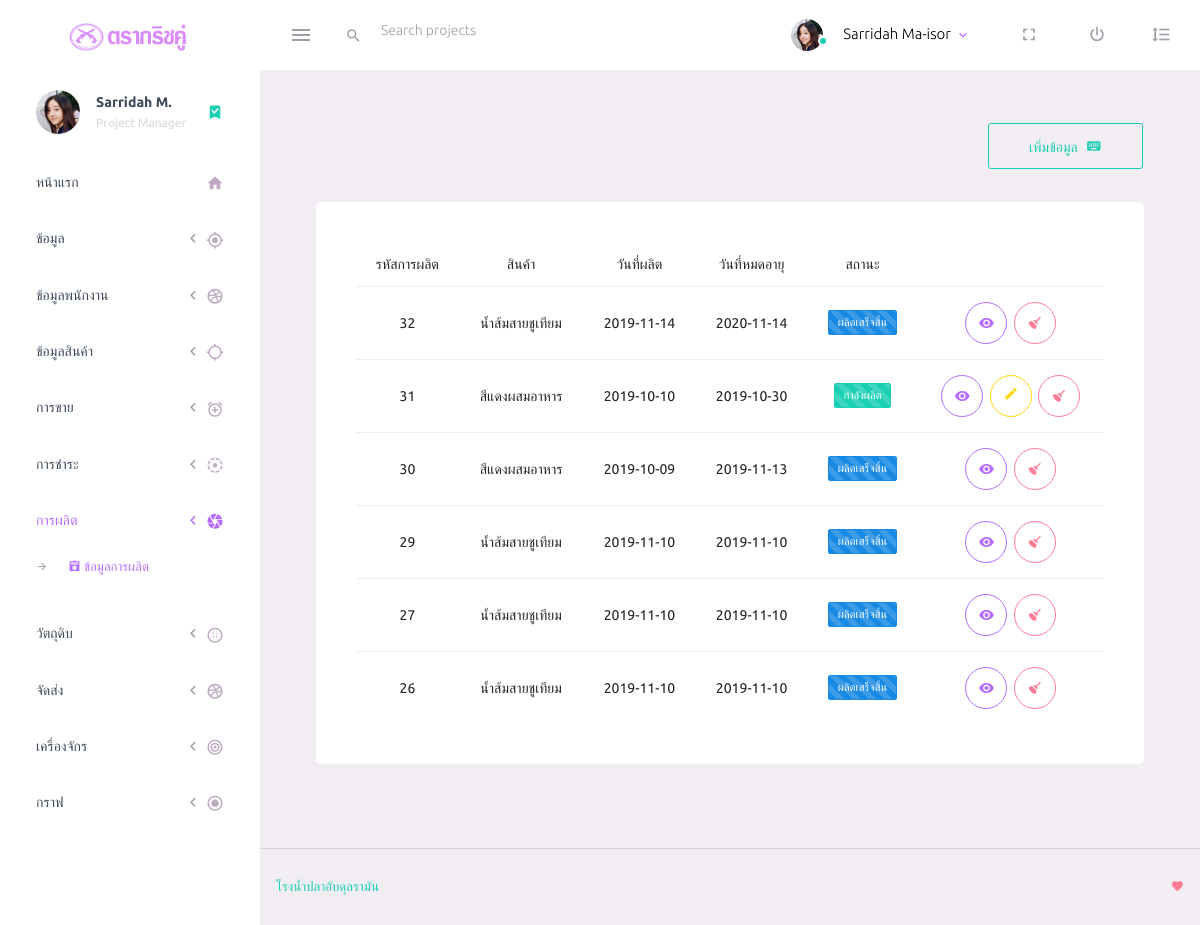
Screenshot of /pages/ui-features/manufacture/manufacture.php with the database file from the repository.
### tables this page shows
CREATE TABLE `manufacture` (
  `manufacture_id` int(10) NOT NULL,
  `e_id` int(10) DEFAULT NULL,
  `product_id` int(10) DEFAULT NULL,
  `manufacture_amout` int(4) DEFAULT NULL,
  `manufacture_date` date DEFAULT NULL,
  `manufacture_date2` date DEFAULT NULL,
  `status` varchar(20) NOT NULL DEFAULT 'กำลังผลิต'
);

CREATE TABLE `product` (
  `product_id` int(5) NOT NULL,
  `product_name` varchar(50) DEFAULT NULL,
  `product_img` varchar(50) DEFAULT NULL,
  `product_amout` int(4) DEFAULT NULL,
  `product_price` int(6) DEFAULT NULL
);

### pages/ui-features/manufacture/manufacture.php (the view, shortened to what this page needs)
<!DOCTYPE html>
<html lang="en">
<head>
    <link rel="stylesheet" href="../../../vendors/iconfonts/mdi/css/materialdesignicons.min.css">
    <link rel="stylesheet" href="../../../vendors/css/vendor.bundle.base.css">
    <link rel="stylesheet" href="../../../css/style.css">
</head>
<body>
    <div class="container-scroller">
        <?php include('../../partials/_navbar.php') ?>
        <div class="container-fluid page-body-wrapper">
            <?php include('../../partials/_sidebar.php') ?>
            <div class="main-panel">
                <div class="content-wrapper">
                    <div class="page-header">
                        <nav aria-label="breadcrumb">
                            <ol class="breadcrumb">
                                <a href="insertmanufacture.php">
                                    <button type="button" class="btn btn-outline-success btn-icon-text">เพิ่มข้อมูล<i class='mdi mdi-keyboard btn-icon-append'></i></button></a>&nbsp;
                            </ol>
                        </nav>
                    </div>
                    <div class="col-lg-12 grid-margin stretch-card">
                        <div class="card">
                            <div class="card-body">
                                <table class="table table-striped">
                                    <thead align="center">
                                        <tr>
                                            <th>
                                                รหัสการผลิต
                                            </th>
                                            <th>
                                                สินค้า
                                            </th>
                                            <th>
                                                วันที่ผลิต
                                            </th>
                                            <th>
                                                วันที่หมดอายุ
                                            </th>
                                            <th>
                                                สถานะ
                                            </th>
                                            <th>
                                            </th>
                                            <?php include('../../../lib/config.php') ?>
                                            <?php
                                            $sql = "SELECT * FROM manufacture INNER JOIN product on product.product_id = manufacture.product_id ORDER BY  manufacture.manufacture_id DESC ";
                                            $result = $conn->query($sql);
                                            if ($result->num_rows > 0) {
                                                while ($row = $result->fetch_assoc()) {
                                                    echo "<tr>";
                                                    echo "<td>" . $row["manufacture_id"] . "</td>";
                                                    echo "<td>" . $row["product_name"] . "</td>";
                                                    echo "<td>" . $row["manufacture_date"] . "</td>";
                                                    echo "<td>" . $row["manufacture_date2"] . "</td>";
                                                  if ($row["status"] == 'ผลิตเสร็จสิ้น') {
                                                     echo "<td>  <label class='badge badge-info progress-bar-striped'>" . $row["status"] . "</td>";
                                                 } else
                                                     echo "<td>  <label class='badge badge-success  progress-bar-striped'> " . $row["status"] . "</td>";
                                                  if ($row["status"] == 'ผลิตเสร็จสิ้น'){
                                                    echo "<td>
                                    <a href='viewmanu.php?id=$row[manufacture_id]'><button type='button' class='btn btn-outline-primary btn-rounded btn-icon'><i class='mdi mdi-eye' ></i></button></a>&nbsp;
                                    <button type='button' class='btn btn-outline-danger btn-rounded btn-icon'><i class='mdi mdi-broom text-danger'></i> </button></td>";
                                                  }else {
                                     echo "<td>
                                    <a href='viewmanu.php?id=$row[manufacture_id]'><button type='button' class='btn btn-outline-primary btn-rounded btn-icon'><i class='mdi mdi-eye' ></i></button></a>&nbsp;
                                    <a href='updatemanufacture.php?id=$row[manufacture_id]'><button type='button' class='btn btn-outline-warning btn-rounded btn-icon'><i class='mdi mdi-border-color text-warning' ></i></button></a>&nbsp;
                                    <button type='button' class='btn btn-outline-danger btn-rounded btn-icon'><i class='mdi mdi-broom text-danger'></i> </button></td>";
                                                  }
                                                    echo "</tr>";
                                                }
                                            }
                                            ?>
                                        </tr>
                                    </thead>
                                </table>
                            </div>
                        </div>
                    </div>
                </div>
                <?php include('../../partials/_footer.php') ?>
            </div>
        </div>
    </div>
</body>
</html>

### pages/partials/_navbar.php (shortened to what this page needs)
<body>
  <div class="container-scroller">
    <nav class="navbar default-layout-navbar col-lg-12 col-12 p-0 fixed-top d-flex flex-row">
      <div class="text-center navbar-brand-wrapper d-flex align-items-center justify-content-center">
        <a class="navbar-brand brand-logo" href="../index.php"><img src="../../../images/logoo.svg" alt="logo"></a>
      </div>
      <div class="navbar-menu-wrapper d-flex align-items-stretch">
        <button class="navbar-toggler navbar-toggler align-self-center" type="button" data-toggle="minimize">
          <span class="mdi mdi-menu"></span>
        </button>
        <div class="search-field d-none d-md-block">
          <form class="d-flex align-items-center h-100" action="#">
            <div class="input-group">
              <div class="input-group-prepend bg-transparent">
                <i class="input-group-text border-0 mdi mdi-magnify"></i>
              </div>
              <input type="text" class="form-control bg-transparent border-0" placeholder="Search projects">
            </div>
          </form>
        </div>
        <ul class="navbar-nav navbar-nav-right">
          <li class="nav-item nav-profile dropdown">
            <a class="nav-link dropdown-toggle" id="profileDropdown" href="#" data-toggle="dropdown" aria-expanded="false">
              <div class="nav-profile-img">
                <img src="../../../images/faces/face2.jpg" alt="image">
                <span class="availability-status online"></span>
              </div>
              <div class="nav-profile-text">
                <p class="mb-1 text-black">Sarridah Ma-isor</p>
              </div>
            </a>
          </li>
          <li class="nav-item d-none d-lg-block full-screen-link">
            <a class="nav-link">
              <i class="mdi mdi-fullscreen" id="fullscreen-button"></i>
            </a>
          </li>
          <li class="nav-item nav-logout d-none d-lg-block">
            <a class="nav-link" href="#">
              <i class="mdi mdi-power"></i>
            </a>
          </li>
          <li class="nav-item nav-settings d-none d-lg-block">
            <a class="nav-link" href="#">
              <i class="mdi mdi-format-line-spacing"></i>
            </a>
          </li>
        </ul>
      </div>
    </nav>
  </div>
  <body>

### pages/partials/_sidebar.php (shortened to what this page needs)
<nav class="sidebar sidebar-offcanvas" id="sidebar">
  <ul class="nav">
    <li class="nav-item nav-profile">
      <a href="#" class="nav-link">
        <div class="nav-profile-image">
          <img src="../../../images/faces/face2.jpg" alt="profile">
        </div>
        <div class="nav-profile-text d-flex flex-column">
          <span class="font-weight-bold mb-2">Sarridah M.</span>
          <span class="text-secondary text-small">Project Manager</span>
        </div>
        <i class="mdi mdi-bookmark-check text-success nav-profile-badge"></i>
      </a>
    </li>
    <li class="nav-item">
      <a class="nav-link" href="../../ui-features/index.php">
        <span class="menu-title">หน้าแรก</span>
        <i class="mdi mdi-home menu-icon"></i>
      </a>
    </li>
    <li class="nav-item">
      <a class="nav-link" data-toggle="collapse" href="#data-pages" aria-expanded="false" aria-controls="data-pages">
        <span class="menu-title">ข้อมูล</span>
        <i class="menu-arrow"></i>
        <i class="mdi mdi-crosshairs-gps menu-icon"></i>
      </a>
    </li>
    <li class="nav-item">
      <a class="nav-link" data-toggle="collapse" href="#datacus-pages" aria-expanded="false" aria-controls="datacus-pages">
        <span class="menu-title">ข้อมูลพนักงาน</span>
        <i class="menu-arrow"></i>
        <i class="mdi mdi mdi-dribbble menu-icon"></i>
      </a>
    </li>
    <li class="nav-item">
      <a class="nav-link" data-toggle="collapse" href="#product-pages" aria-expanded="false" aria-controls="product-pages">
        <span class="menu-title">ข้อมูลสินค้า</span>
        <i class="menu-arrow"></i>
        <i class="mdi mdi-crosshairs menu-icon"></i>
      </a>
    </li>
    <li class="nav-item">
      <a class="nav-link" data-toggle="collapse" href="#sale-pages" aria-expanded="false" aria-controls="sale-pages">
        <span class="menu-title">การขาย</span>
        <i class="menu-arrow"></i>
        <i class="mdi mdi-alarm-plus menu-icon"></i>
      </a>
    </li>
    <li class="nav-item">
      <a class="nav-link" data-toggle="collapse" href="#pay-pages" aria-expanded="false" aria-controls="pay-pages">
        <span class="menu-title">การชำระ</span>
        <i class="menu-arrow"></i>
        <i class="mdi mdi-image-filter-tilt-shift  menu-icon"></i>
      </a>
    </li>
    <li class="nav-item">
      <a class="nav-link" data-toggle="collapse" href="#manufacture-pages" aria-expanded="false" aria-controls="manufacture-pages">
        <span class=" menu-title">การผลิต</span>
        <i class="menu-arrow"></i>
        <i class="mdi mdi-camera-iris menu-icon"></i>
      </a>
      <div class="collapse" id="manufacture-pages">
        <ul class="nav flex-column sub-menu">
          <li class="nav-item"> <a class="nav-link" href="../manufacture/manufacture.php"><i class="mdi mdi-amplifier">&nbsp;</i>ข้อมูลการผลิต</a></li>
        </ul>
      </div>
    </li>
    <li class="nav-item">
      <a class="nav-link" data-toggle="collapse" href="#material-pages" aria-expanded="false" aria-controls="material-pages">
        <span class="menu-title">วัตถุดิบ</span>
        <i class="menu-arrow"></i>
        <i class="mdi mdi-blur-radial  menu-icon"></i>
      </a>
    </li>
    <li class="nav-item">
      <a class="nav-link" data-toggle="collapse" href="#deli-pages" aria-expanded="false" aria-controls="deli-pages">
        <span class="menu-title">จัดส่ง</span>
        <i class="menu-arrow"></i>
        <i class="mdi mdi-dribbble menu-icon"></i>
      </a>
    </li>
    <li class="nav-item">
      <a class="nav-link" data-toggle="collapse" href="#mec-pages" aria-expanded="false" aria-controls="mec-pages">
        <span class="menu-title">เครื่องจักร</span>
        <i class="menu-arrow"></i>
        <i class="mdi mdi-bullseye menu-icon"></i>
      </a>
    </li>
    <li class="nav-item">
      <a class="nav-link" data-toggle="collapse" href="#charts-pages" aria-expanded="false" aria-controls="charts-pages">
        <span class="menu-title">กราฟ</span>
        <i class="menu-arrow"></i>
        <i class="mdi mdi-radiobox-marked  menu-icon"></i>
      </a>
    </li>
  </ul>
</nav>

### pages/partials/_footer.php
<footer class="footer">
  <div class="d-sm-flex justify-content-center justify-content-sm-between">
    <span class="text-muted text-center text-sm-left d-block d-sm-inline-block">
      <a href="" target="_blank">โรงน้ำปลาอับดุลรามัน</a></span>
    <span class="float-none float-sm-right d-block mt-1 mt-sm-0 text-center">
      <i class="mdi mdi-heart text-danger"></i></span>
  </div>
</footer>

### rows the page displays
manufacture: manufacture_id "32", product.product_name "น้ำส้มสายชูเทียม", manufacture_date "2019-11-14", manufacture_date2 "2020-11-14", status "ผลิตเสร็จสิ้น"
manufacture: manufacture_id "31", product.product_name "สีแดงผสมอาหาร", manufacture_date "2019-10-10", manufacture_date2 "2019-10-30", status "กำลังผลิต"
manufacture: manufacture_id "30", product.product_name "สีแดงผสมอาหาร", manufacture_date "2019-10-09", manufacture_date2 "2019-11-13", status "ผลิตเสร็จสิ้น"
manufacture: manufacture_id "29", product.product_name "น้ำส้มสายชูเทียม", manufacture_date "2019-11-10", manufacture_date2 "2019-11-10", status "ผลิตเสร็จสิ้น"
manufacture: manufacture_id "27", product.product_name "น้ำส้มสายชูเทียม", manufacture_date "2019-11-10", manufacture_date2 "2019-11-10", status "ผลิตเสร็จสิ้น"
manufacture: manufacture_id "26", product.product_name "น้ำส้มสายชูเทียม", manufacture_date "2019-11-10", manufacture_date2 "2019-11-10", status "ผลิตเสร็จสิ้น"
